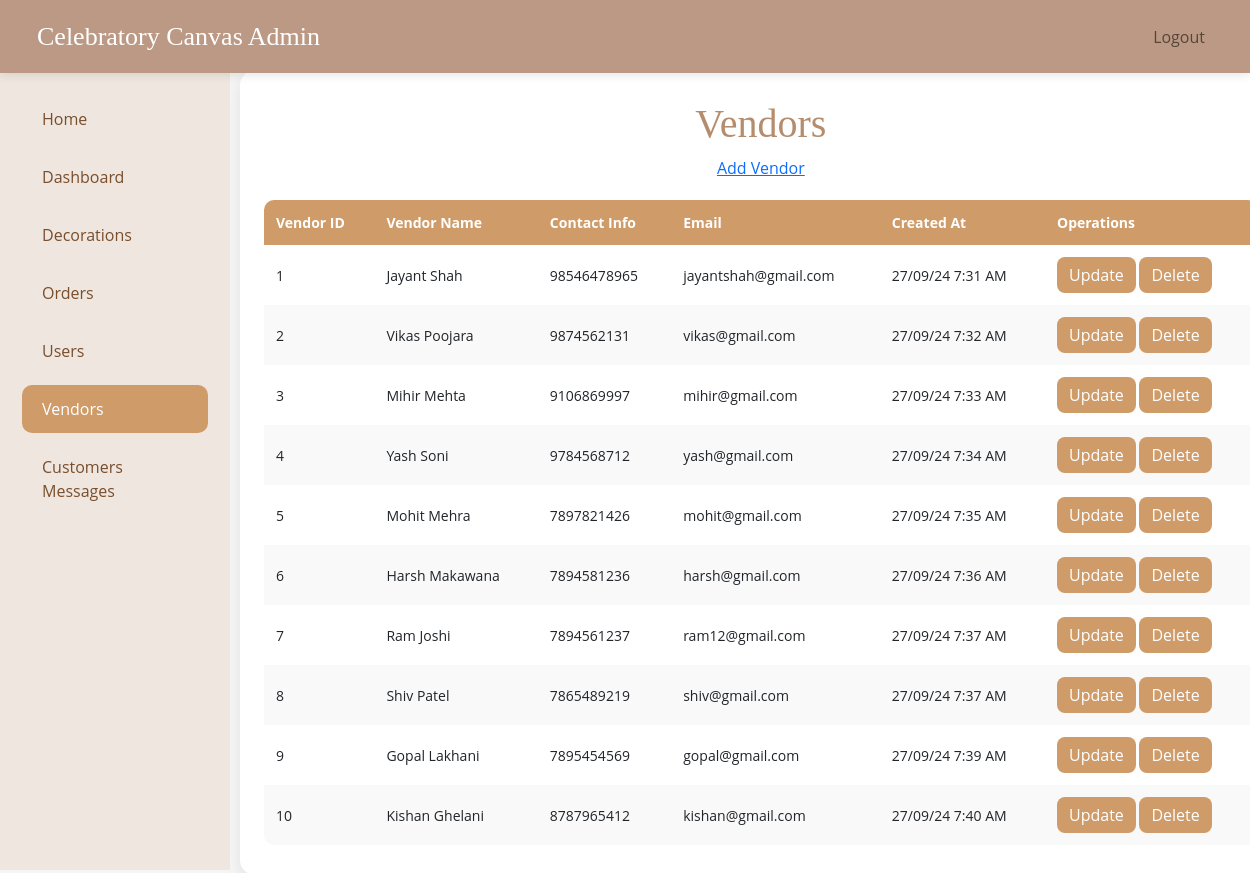
The app's page /vendors.php (signed in) with its own data.
### tables this page shows
CREATE TABLE `vendors` (
  `vendor_id` int(250) NOT NULL,
  `vendor_name` varchar(255) NOT NULL,
  `vendor_password` varchar(250) NOT NULL,
  `contact_info` varchar(255) DEFAULT NULL,
  `vendor_email` varchar(250) DEFAULT NULL,
  `created_at` timestamp NOT NULL DEFAULT current_timestamp()
);

### vendors.php (the view, shortened to what this page needs)
<?php
include('conn.php');
$query = "SELECT * FROM vendors";
$data = mysqli_query($conn, $query);
$total = mysqli_num_rows($data);
?>
<!DOCTYPE html>
<html lang="en">
<head>
    <link rel="stylesheet" href="css/bootstrap.min.css">
    <link rel="stylesheet" href="admin.css">
</head>
<body>
    <header class="navbar navbar-expand-lg navbar-light fixed-top">
        <div class="container-fluid">
            <a class="navbar-brand" href="admin-panel.php">Celebratory Canvas Admin</a>
            <div class="collapse navbar-collapse" id="navbarNav">
                <ul class="navbar-nav ms-auto">
                    <li class="nav-item">
                        <a class="nav-link" href="admin-logout.php">Logout</a>
                    </li>
                </ul>
            </div>
        </div>
    </header>
    <div class="container-fluid">
        <div class="row">
            <nav class="col-md-2 d-none d-md-block sidebar">
                <div class="sidebar-sticky">
                    <ul class="nav flex-column">
                        <li class="nav-item">
                            <a class="nav-link" href="admin-panel.php">Home</a>
                        </li>
                        <li class="nav-item">
                            <a class="nav-link" href="dashboard.php">Dashboard</a>
                        </li>
                        <li class="nav-item">
                            <a class="nav-link" href="decorations.php">Decorations</a>
                        </li>
                        <li class="nav-item">
                            <a class="nav-link" href="orders.php">Orders</a>
                        </li>
                        <li class="nav-item">
                            <a class="nav-link" href="users.php">Users</a>
                        </li>
                        <li class="nav-item">
                            <a class="nav-link active" href="vendors.php">Vendors</a>
                        </li>
                        <li class="nav-item">
                            <a class="nav-link" href="contact_us.php">Customers Messages</a>
                        </li>
                    </ul>
                </div>
            </nav>
            <main role="main" class="col-md-9 ml-sm-auto col-lg-10 px-md-4 admin-panel">
                <div class="text-center">
                    <h1>Vendors</h1>
                    <p>
                        <a href="add-vendors.php" class="decor-link" title="Add Vendors">Add
                            Vendor</a>
                    </p>
                </div>
                <?php if ($total > 0) { ?>
                    <table>
                        <thead>
                            <tr>
                                <th>Vendor ID</th>
                                <th>Vendor Name</th>
                                <th>Contact Info</th>
                                <th>Email</th>
                                <th>Created At</th>
                                <th>Operations</th>
                            </tr>
                        </thead>
                        <tbody>
                            <?php
                            while ($result = mysqli_fetch_assoc($data)) {
                                echo "<tr>
                                <td>" . $result['vendor_id'] . "</td>
                                <td>" . htmlspecialchars($result['vendor_name']) . "</td>
                                <td>" . htmlspecialchars($result['contact_info']) . "</td>
                                <td>" . htmlspecialchars($result['vendor_email']) . "</td>
                                <td>" . date("d/m/y g:i A", strtotime($result['created_at'])) . "</td>
                                <td>
                                    <a href='update-vendors.php?id=" . $result['vendor_id'] . "' class='btn button update-btn'>Update</a>
                                    <a href='vendors.php?delete_id=" . $result['vendor_id'] . "' class='btn button update-btn' onclick='return confirm(\"Are you sure you want to delete this vendor?\")'>Delete</a>
                                </td>
                            </tr>";
                            }
                            ?>
                        </tbody>
                    </table>
                <?php } else {
                    echo "<p style='text-align:center'>No records found!</p>";
                } ?>
            </main>
        </div>
    </div>
</body>
</html>

### admin.css (style rules this page uses)
body { font-family: "Open Sans", sans-serif; background-color: #f5f5f5; margin: 0; padding-top: 70px; }
.navbar { background-color: #bc9984; padding: 12px 25px; box-shadow: 0 2px 10px rgba(0, 0, 0, 0.1); }
.navbar-brand { color: #fff; font-size: 26px; font-family: "Dancing Script"; }
.sidebar { width: 230px; background: #efe7df; height: 100vh; position: fixed; top: 70px; left: 0; padding-top: 20px; }
.sidebar .nav-link { color: #784e2c; font-size: 16px; padding: 12px 20px; margin: 5px 10px; border-radius: 10px; transition: 0.3s; }
.sidebar .nav-link.active { background: #cf9b69; color: white; }
.admin-panel { margin-left: 240px; padding: 30px; }
main { background: white; border-radius: 15px; padding: 30px; box-shadow: 0 5px 15px rgba(0, 0, 0, 0.08); }
h1, h2 { color: #b58d6d; font-family: "Dancing Script"; }
table { width: 100%; border-collapse: collapse; margin-top: 20px; border-radius: 10px; overflow: hidden; }
th { background: #cf9b69; color: white; padding: 12px; font-size: 14px; }
td { padding: 12px; font-size: 14px; }
tr:nth-child(even) { background: #f9f9f9; }
.button, .btn-submit { background: #cf9b69; border: none; padding: 6px 12px; border-radius: 8px; color: white; transition: 0.3s; }
p { color: #555; }

### records on screen
vendors: vendor_id "1", vendor_name "Jayant Shah", contact_info "98546478965", vendor_email "jayantshah@gmail.com", created_at "27/09/24 7:31 AM"
vendors: vendor_id "2", vendor_name "Vikas Poojara", contact_info "9874562131", vendor_email "vikas@gmail.com", created_at "27/09/24 7:32 AM"
vendors: vendor_id "3", vendor_name "Mihir Mehta", contact_info "9106869997", vendor_email "mihir@gmail.com", created_at "27/09/24 7:33 AM"
vendors: vendor_id "4", vendor_name "Yash Soni", contact_info "9784568712", vendor_email "yash@gmail.com", created_at "27/09/24 7:34 AM"
vendors: vendor_id "5", vendor_name "Mohit Mehra", contact_info "7897821426", vendor_email "mohit@gmail.com", created_at "27/09/24 7:35 AM"
vendors: vendor_id "6", vendor_name "Harsh Makawana", contact_info "7894581236", vendor_email "harsh@gmail.com", created_at "27/09/24 7:36 AM"
vendors: vendor_id "7", vendor_name "Ram Joshi", contact_info "7894561237", vendor_email "ram12@gmail.com", created_at "27/09/24 7:37 AM"
vendors: vendor_id "8", vendor_name "Shiv Patel", contact_info "7865489219", vendor_email "shiv@gmail.com", created_at "27/09/24 7:37 AM"
vendors: vendor_id "9", vendor_name "Gopal Lakhani", contact_info "7895454569", vendor_email "gopal@gmail.com", created_at "27/09/24 7:39 AM"
vendors: vendor_id "10", vendor_name "Kishan Ghelani", contact_info "8787965412", vendor_email "kishan@gmail.com", created_at "27/09/24 7:40 AM"
